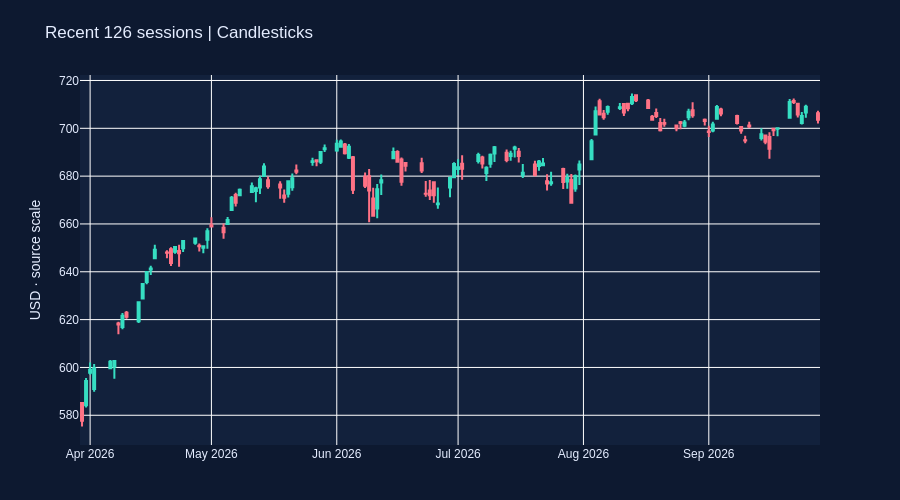

Notebook source saved alongside this figure:
### Code cell
recent=e.tail(126)
fig=go.Figure(go.Candlestick(x=recent.date,open=recent.open,high=recent.high,low=recent.low,close=recent.close,
                            increasing_line_color=COLORS[0],decreasing_line_color=COLORS[4],name='OHLC'))
fig.update_layout(title='Recent 126 sessions | Candlesticks',height=500,xaxis_rangeslider_visible=False,yaxis_title='USD · source scale')
show_plot(fig,'02_candles')
f,ax=plt.subplots(figsize=(12,4))
for _,r in recent.iterrows():
    color=COLORS[0] if r.close>=r.open else COLORS[4]
    ax.vlines(r.date,r.low,r.high,color=color,lw=.8)
    ax.vlines(r.date,r.open,r.close,color=color,lw=3)
ax.set(title='Recent 126 sessions | OHLC candles',ylabel='USD · source scale')
static_done(f,'02_candles')
